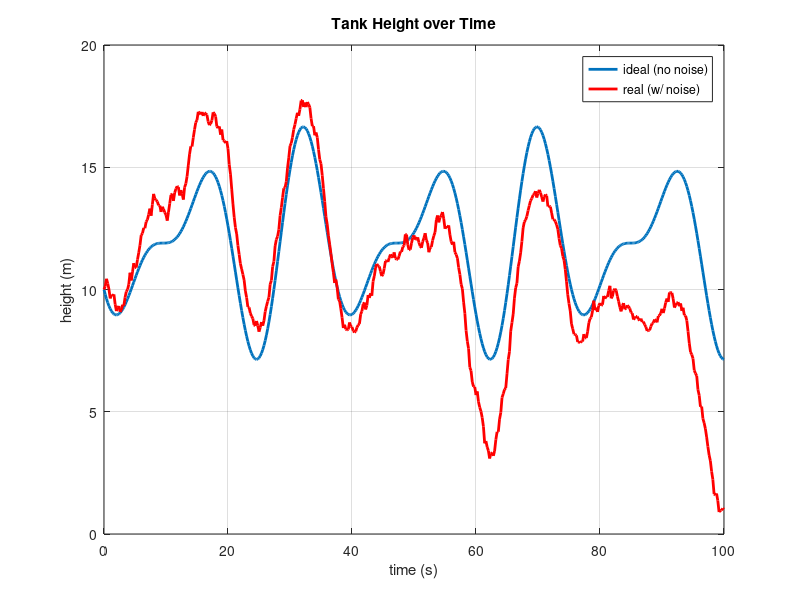
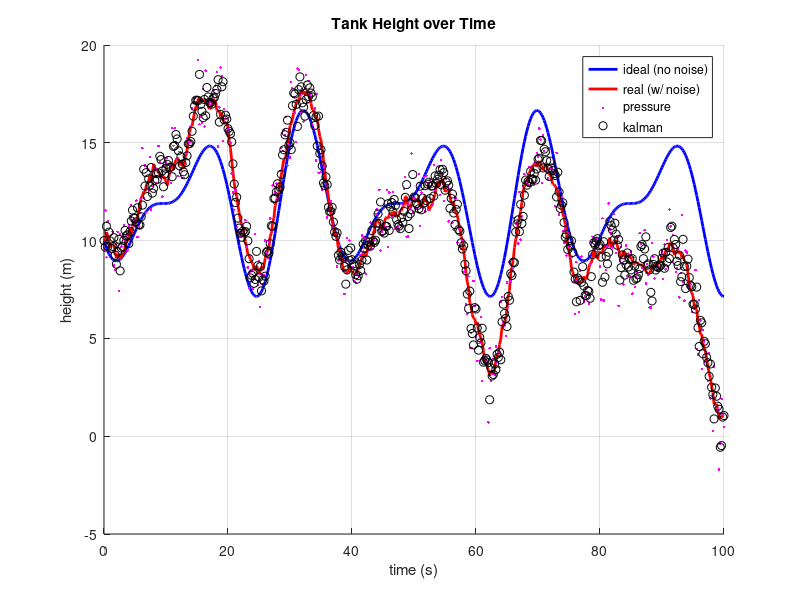

These charts were generated, in order, by the following MATLAB code:
% Simulating a tank filling/emptying w/ a Kalman Filter
clc, clearvars, close all

% system model
    % x_dot = Ax + Bu + epsilon     [rate of state change]
    % z = Cx + Du + del             [measurement]

% discretized model
    % x_dot ~= (x_t+1 - x_t) / dt
    % Ax + Bu + epsilon = (x_t+1 - x_t) / dt 
    % x_t+1 = x_t + Ax*dt + Bu*dt + epsilon*dt

% params
g = 10; %m/s2 (gravity)
rho = 1000; %kg/m3 (density of freshwater)
h0 = 10; %m (initial tank height)
tank_area = 1; %m2 (base of tank)

% system matrices
A = [0]; B = [1 -1] ./ tank_area; C = rho*g; D = 0;

% timing
t_start = 0;
t_end = 100;
dt = 0.2;
t = t_start:dt:t_end;

% initial conditions
h(1) = h0;      % height

% noisy height
h_noise(1) = h0;
h_mu = 0;
h_sigma = 1; %0.00001; 

% measurement
z_mu = 0;
z_sigma = 10000;

% timing
t_start = 0;
t_end = 100;
dt = 0.2;

% kalman filter setup
A_t = eye(size(A)) + dt*A;
B_t = B*dt;
C_t = C;
mu = h0; % initial guess of state is initial tank height
Sigma = 0.00001; % we're confident in our intitial states 
R_t = 0.0001; % motion model noise
Q_t = z_sigma; % measurement noise
mu_saved = mu;
Sigma_saved = Sigma;


% simulation
for i = 1:length(t)

    % calc flows
    f1 = sin(t(i)/2);
    f2 = cos(t(i)/3);
    u = [f1; f2];

    % calc no noise height
    h(i+1) = h(i) + (f1-f2)/tank_area*dt;

    % calc noisy height
    h_noise(i+1) = h_noise(i) + ... 
                   A*h_noise(i)*dt + ...
                   B*u*dt + ...
                   normrnd(h_mu,h_sigma)*dt;    

    % calc pressure (measurement)
    z(i) = C*h_noise(i+1) ...
        + normrnd(z_mu,z_sigma);

    % kalman filter motion update
    %mu_bar(i+1) = A_t*mu(i) + B_t*u;
    %Sigma_bar(i+1) = A_t*Sigma(i)*A_t' + R_t; 
    mu_bar = A_t*mu + B_t*u;
    Sigma_bar = A_t*Sigma*A_t' + R_t; 

    % kalman filter measurement update
    %K_t = Sigma_bar(i+1)*C_t'*inv(C_t*Sigma_bar(i+1)*C_t' + Q_t);
    %mu(i+1) = mu_bar(i+1) + K_t*(z(i) - C_t*mu_bar(i+1));
    %Sigma(i+1) = (eye(length(C_t)) - K_t*C_t)*Sigma_bar(i+1);
    K_t = Sigma_bar*C_t'*inv(C_t*Sigma_bar*C_t' + Q_t)
    mu = mu_bar + K_t*(z(i) - C_t*mu_bar);
    Sigma = (eye(length(C_t)) - K_t*C_t)*Sigma_bar;

    % save the kalman variables
    mu_saved = [mu_saved mu];
    Sigma_saved = [Sigma_saved Sigma];

end

disp('sim finished')

%%%% Plots

% no noise and noisy height vs time
figure(1)
plot(t,h(1:end-1),'linewidth',2), xlabel('time (s)'), ylabel('height (m)')
title('Tank Height over Time'), grid on, hold on

plot(t,h_noise(1:end-1),'r-','linewidth',2)
legend('ideal (no noise)','real (w/ noise)')

% no noise h, noisy h, and pressure vs time
figure(2)
title('Tank Height over Time'), grid on, hold on
plot(t,h(1:end-1),'b-','linewidth',2), xlabel('time (s)'), ylabel('height (m)')
plot(t,h_noise(1:end-1),'r-','linewidth',2), hold on
plot(t,z(1:end)/10000,'m.','linewidth',1)
plot(t,mu_saved(1:end-1),'ko')
legend('ideal (no noise)','real (w/ noise)','pressure','kalman')